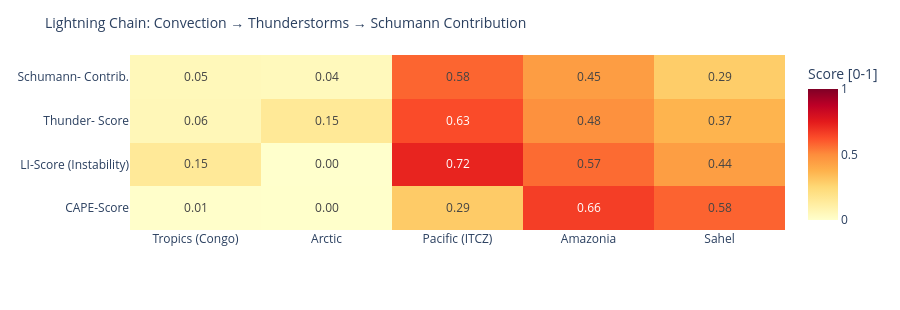

This figure's notebook cell:
### Code cell
# ============================================================
# LIGHTNING CHAIN: Convection → Thunderstorms → Schumann
# Shows the causal chain per measurement point as heatmap
# ============================================================

def cape_score(v):
    """CAPE → normalized score [0,1]"""
    if v is None or pd.isna(v): return 0.0
    return min(1.0, float(v) / 3000)

def li_score(v):
    """Lifted Index: negative = unstable → score [0,1]"""
    if v is None or pd.isna(v): return 0.3
    return min(1.0, max(0.0, (-float(v) + 6) / 12))

def cloud_score(v):
    if v is None or pd.isna(v): return 0.3
    return float(v) / 100

def thunder_score(row):
    """Kombinierter Gewitterwahrscheinlichkeits-Score
    CAPE + LI + Bedeckung + WMO-Gewitter + konvektiver Niederschlag (showers)
    Hinweis: X-Ray und Kp sind kein Bestandteil – nur geomagn./solarer Kontext.
    """
    cs = cape_score(row.get('cape'))
    ls = li_score(row.get('li'))
    cl = cloud_score(row.get('cloud'))
    t  = 1.0 if row.get('thunderstorm') else 0.0
    # Convective precipitation (showers) as additional indicator
    sh = min(1.0, (row.get('showers') or 0) / 5.0)
    return round(cs * 0.30 + ls * 0.25 + cl * 0.15 + t * 0.20 + sh * 0.10, 3)

def schumann_contribution(t_score, lat):
    """Schumann contribution: higher in tropics (±30°), scaled by thunderstorm score"""
    lat_weight = max(0.3, 1.0 - abs(lat) / 60)
    return round(t_score * lat_weight, 3)

df_atm['cape_score']   = df_atm.apply(lambda r: cape_score(r['cape']), axis=1)
df_atm['li_score']     = df_atm.apply(lambda r: li_score(r['li']),    axis=1)
df_atm['thunder_score']= df_atm.apply(lambda r: thunder_score(r.to_dict()), axis=1)
df_atm['schumann_contribution'] = df_atm.apply(
    lambda r: schumann_contribution(r['thunder_score'], r['lat']), axis=1)

metrics = ['cape_score', 'li_score', 'thunder_score', 'schumann_contribution']
labels  = ['CAPE-Score', 'LI-Score\n(Instability)', 'Thunder-\nScore', 'Schumann-\nContrib.']
z_data  = [df_atm[m].tolist() for m in metrics]

fig = go.Figure(go.Heatmap(
    z=z_data,
    x=df_atm['point'].tolist(),
    y=labels,
    colorscale='YlOrRd',
    zmin=0, zmax=1,
    text=[[f'{v:.2f}' for v in row] for row in z_data],
    texttemplate='%{text}', textfont=dict(size=12),
    colorbar=dict(title='Score [0-1]')
))
fig.update_layout(
    title=dict(text='Lightning Chain: Convection → Thunderstorms → Schumann Contribution', font=dict(size=14)),
    height=310,
    plot_bgcolor='rgba(0,0,0,0)', paper_bgcolor='rgba(0,0,0,0)',
    margin=dict(l=130, r=80, t=55, b=80)
)
fig.show()

### Figure 1 — Plotly figure (JSON) as saved in the notebook; plotly's stock layout.template omitted (floating-point values rounded to 4 significant figures)
{"data": [{"colorbar": {"title": {"text": "Score [0-1]"}}, "colorscale": [[0.0, "rgb(255,255,204)"], [0.125, "rgb(255,237,160)"], [0.25, "rgb(254,217,118)"], [0.375, "rgb(254,178,76)"], [0.5, "rgb(253,141,60)"], [0.625, "rgb(252,78,42)"], [0.75, "rgb(227,26,28)"], [0.875, "rgb(189,0,38)"], [1.0, "rgb(128,0,38)"]], "text": [["0.01", "0.00", "0.29", "0.66", "0.58"], ["0.15", "0.00", "0.72", "0.57", "0.44"], ["0.06", "0.15", "0.63", "0.48", "0.37"], ["0.05", "0.04", "0.58", "0.45", "0.29"]], "textfont": {"size": 12}, "texttemplate": "%{text}", "type": "heatmap", "x": ["Tropics (Congo)", "Arctic", "Pacific (ITCZ)", "Amazonia", "Sahel"], "y": ["CAPE-Score", "LI-Score\n(Instability)", "Thunder-\nScore", "Schumann-\nContrib."], "z": [[0.006667, 0.003333, 0.2933, 0.6633, 0.5833], [0.15, 0.0, 0.725, 0.5667, 0.4417], [0.056, 0.151, 0.633, 0.485, 0.368], [0.052, 0.045, 0.58, 0.445, 0.288]], "zmax": 1, "zmin": 0}], "layout": {"height": 310, "margin": {"b": 80, "l": 130, "r": 80, "t": 55}, "paper_bgcolor": "rgba(0,0,0,0)", "plot_bgcolor": "rgba(0,0,0,0)", "title": {"font": {"size": 14}, "text": "Lightning Chain: Convection → Thunderstorms → Schumann Contribution"}}}
